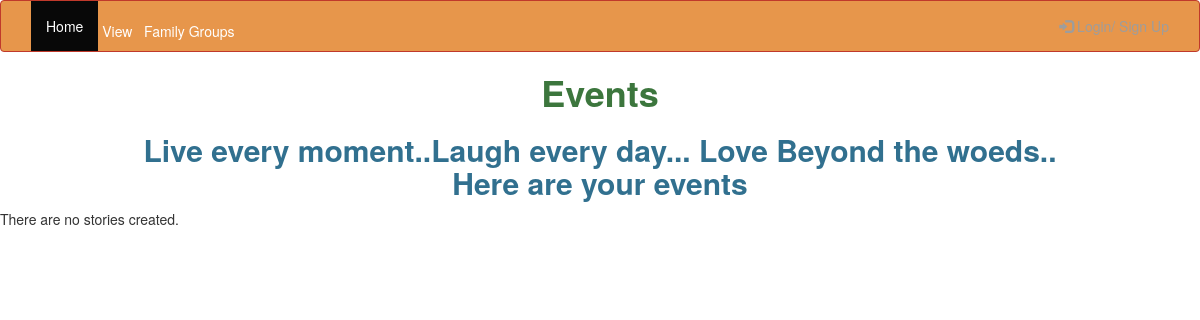
/familycanvas/viewevent (signed in), run on an earlier commit of the app's database.
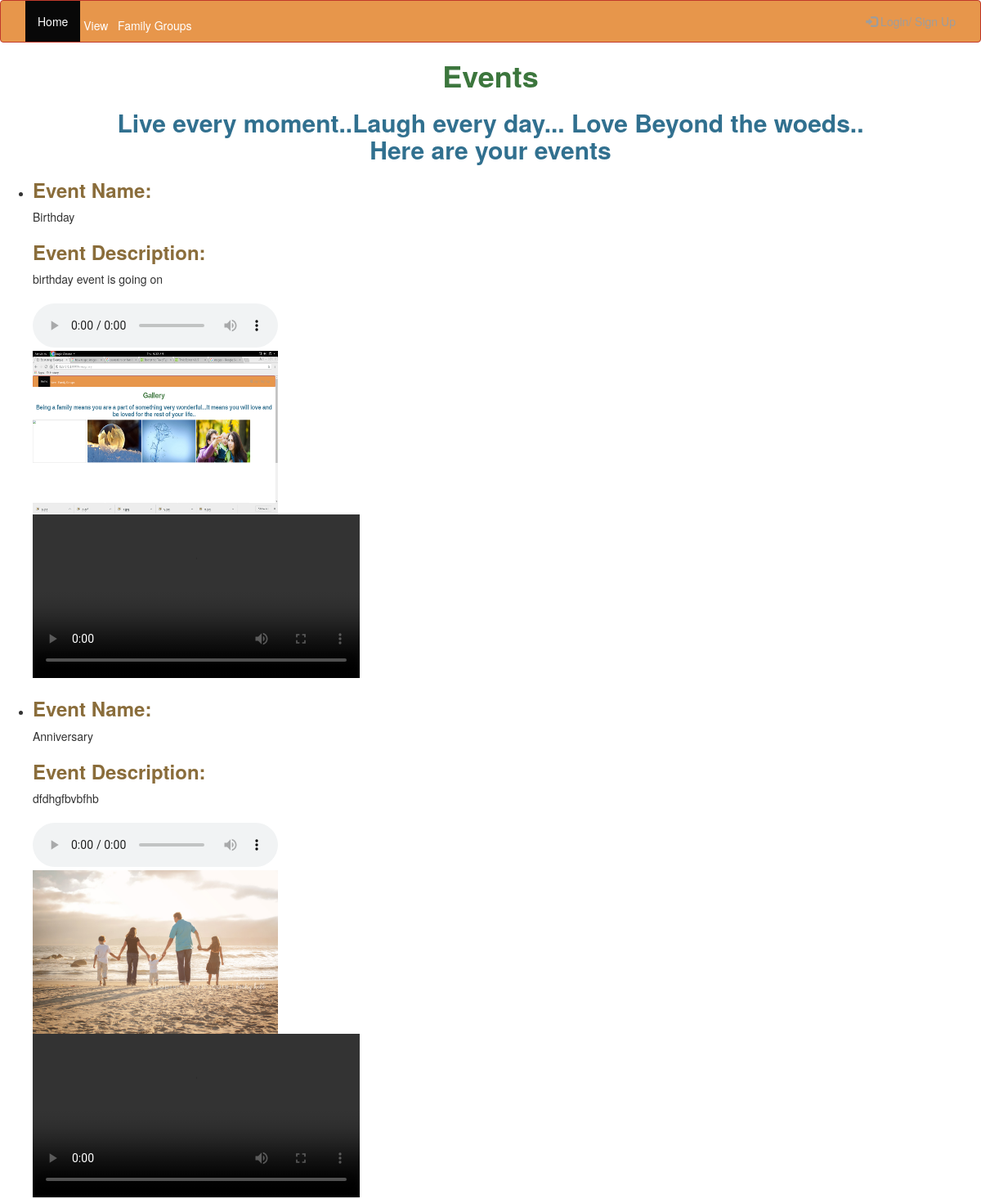
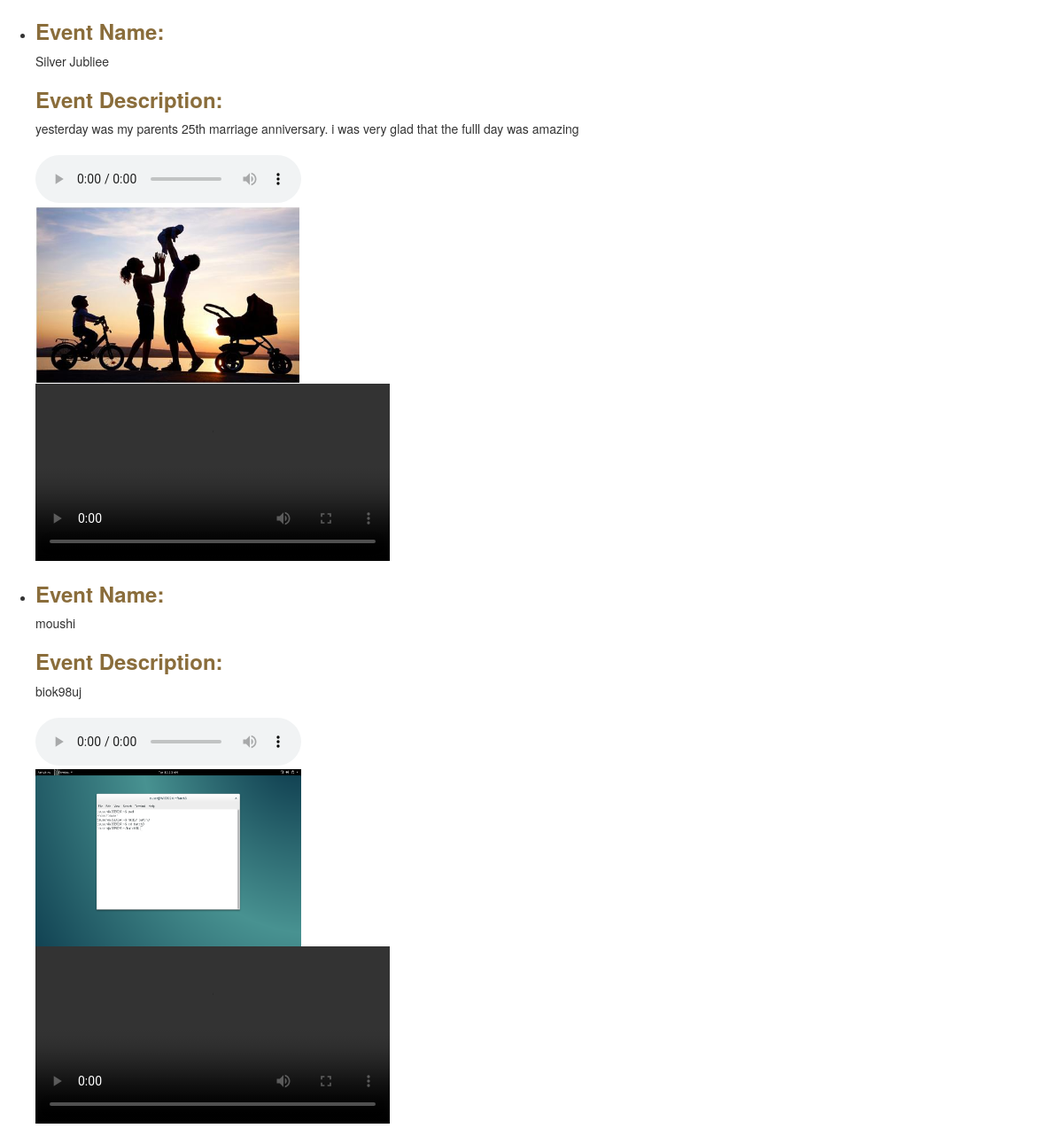
And on a later commit of the database (2 pictures, top to bottom).
### familycanvas/models.py (models this page shows, shortened)
class events(models.Model):
    uid = models.ForeignKey(User, default = 1)
    gid = models.ForeignKey(Group,default = 1)
    event_title =  models.CharField(max_length = 150,default = None)
    event_text = models.TextField()
    event_track = models.FileField(upload_to = 'media/audio_event/',default = 1)
    event_video = models.FileField(upload_to = 'media/video_event/',default = 1)
    event_img = models.FileField(upload_to = 'media/Event/',default = 1)

### familycanvas/views.py (the view)
@login_required
def view_eventV(request):
    li = [ ];
    m = events.objects.all()
    return render(request, 'familycanvas/view_event.html', {'li': m})

### familycanvas/templates/familycanvas/view_event.html (shortened to what this page needs)
<!DOCTYPE html>
<html lang="en">
<head>
  <link rel="stylesheet" href="https://maxcdn.bootstrapcdn.com/bootstrap/3.3.7/css/bootstrap.min.css">
</head>
<body>
<nav class="navbar navbar-inverse">
  <div class="container-fluid">
    <div class="navbar-header">
      {% load static %}
      <a class="navbar-brand" href="#">
     </a>
    </div>
    <div class="collapse navbar-collapse" id="myNavbar">
      <ul class="nav navbar-nav">
        <li class="active"><a href="http://127.0.0.1:8000/familycanvas/home">Home</a></li>
        <li>
               <div class="dropdown">
                    <a href="#" data-toggle="dropdown" class="dropdown-toggle" ><br><font color = "white">&nbsp;View </font></a>
            </div>
        </li>
        <li><div class="dropdown" >
                    <a href="#" data-toggle="dropdown" class="dropdown-toggle"><br><font color = "white">&nbsp;&nbsp;&nbsp;Family Groups </font></a>
                </div>
         </li>
      </ul>
      <ul class="nav navbar-nav navbar-right">
        <li><a href="login"><span class="glyphicon glyphicon-log-in"></span> Login/ Sign Up</a></li>
      </ul>
    </div>
  </div>
</nav>
    <body>
   <h1 align = "center " class="text-success"><strong>Events</strong> </h1>
    <h2  align = "center " class="text-info"><strong>Live every moment..Laugh every day... Love Beyond the woeds..<br>Here are your events</strong></h2>
    {% if  li %}
    <ul>
      {% for i in li %}
      <li>
       <h3 class = "text-warning"><strong>Event Name:</strong></h3> {{ i.event_title }}<br><h3 class = "text-warning"><strong>Event Description:</strong></h3>{{ i.event_text }}
         <form method="post" enctype="multipart/form-data"><br>
        <audio controls = "controls" >
        <source src= "{% get_media_prefix %}{{i.event_track}}" type="audio/mpeg"/>
    </audio><br>
       <img  width = 300 height = 200 src = "{% get_media_prefix %}{{i.event_img}}"><br>
       <video width="400" controls>
          <source src="{% get_media_prefix %}{{i.event_video}}" type="video/mp4">
      </video>
    </form>
      </li>
      {% endfor %}
    </ul>
    {% else %}
      <p>There are no stories created.</p>
    {% endif %}
</body>
</html>

### familycanvas/templates/familycanvas/view_event.html (style rules this page uses)
.navbar { background-color: #e7964b; border-color: #c0392b; }

What changed in the data, as far as the page shows it:
added events: event_title "Birthday", event_text "birthday event is going on", event_img (picture)
added events: event_title "Anniversary", event_text "dfdhgfbvbfhb", event_img (picture)
added events: event_title "Silver Jubliee", event_text "yesterday was my parents 25th marriage anniversary. i was very glad that the fulll day was amazing", event_img (picture)
added events: event_title "moushi", event_text "biok98uj", event_img (picture)
Also different on the page:
text no longer shown: "There are no stories created."
